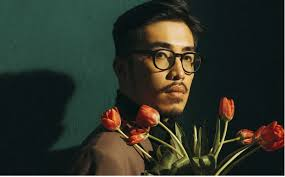
#> input picture data_augument_yolo/data/vu.jpeg, 285 x 177 px
$ python -i data_augumentation.py   (imports and definitions only)
#> lines starting #> are read from the running program, lines starting #| are printed output that depends on the picture; after the words box and inside, x2 and y2 are one past the last pixel; in counts of white or black regions, pixels touching at a corner belong together
import cv2
import numpy as np

class SampleImgTransformer:
    def __init__(self, image: np.ndarray, bg_color: tuple = (255, 255, 255), bg_thresh: int = 200):
        """
        Initializes the SampleImgTransformer class.

        Args:
            image (np.ndarray): Input image to be transformed.
            bg_color (tuple): Background color used for masking and padding, default is white (255, 255, 255).
            bg_thresh (int): Threshold for background color range in mask creation.
        """
        self.original_image = image
        self.bg_color = bg_color
        self.bg_thresh = bg_thresh
        self.mask_image = self._create_mask(image)
        self.modified_image = self._add_padding(image)

    def _add_padding(self, image: np.ndarray, padding: int = 10) -> np.ndarray:
        """
        Adds padding around the image.

        Args:
            image (np.ndarray): Image to add padding to.
            padding (int): Amount of padding to add on each side.

        Returns:
            np.ndarray: Image with added padding.
        """
        return cv2.copyMakeBorder(image, padding, padding, padding, padding, cv2.BORDER_CONSTANT, value=self.bg_color)

    def _create_mask(self, image: np.ndarray) -> np.ndarray:
        """
        Creates a binary mask for areas in the image matching a specific color range.

        Args:
            image (np.ndarray): Input image.

        Returns:
            np.ndarray: Binary mask highlighting areas in the specified color range.
        """
        mask = cv2.inRange(image, np.array(self.bg_color) - self.bg_thresh, np.array(self.bg_color) + self.bg_thresh)
        return mask

    # [105 lines left out: functions add_noise, apply_rotation, adjust_brightness, perspective_transform, apply_scaling, flip_image and 3 more, not called in this run]

    def apply_transformations(self, noise_type: str = None, rotation_angle: float = 0, brightness_scale: float = 1.0, perspective_angle: float = 0) -> None:
        """
        Applies a series of transformations to the image and displays the modified image after each transformation.

        Args:
            noise_type (str): Type of noise to add ('gaussian' or 'salt_pepper').
            rotation_angle (float): Angle for rotatdion.
            brightness_scale (float): Scaling factor for brightness.
            perspective_angle (float): Maximum angle for perspective transformation.
        """
        if noise_type:
            self.add_noise(noise_type=noise_type)
            self.show_image(action="add_noise", image=self.modified_image)

        if rotation_angle:
            self.apply_rotation(rotation_angle)
            self.show_image(action="rotate", image=self.modified_image)

        if brightness_scale != 1.0:
            self.adjust_brightness(brightness_scale)
            self.show_image(action="adjust_brightness", image=self.modified_image)

        if perspective_angle:
            self.perspective_transform(perspective_angle)
            self.show_image(action="perspdective_transform", image=self.modified_image)

    # [5 lines left out: function reset_image, not called in this run]

>>> import cv2
>>> picture = cv2.imread('data/vu.jpeg')
#> picture is the input picture: shape (177, 285, 3); mean B, G, R 41.4, 51.3, 46.5
>>> result = SampleImgTransformer(picture).apply_transformations()
#> in _create_mask, `mask = cv2.inRange(image, np.array(self.bg_color) - self.bg_thresh, np..`:
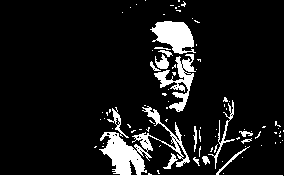
#> mask: shape (177, 285); 11% white; 86 white regions (71 under 20 px), largest, box (x1, y1, x2, y2) and area: (0, 0, 285, 177) 2627, (150, 21, 196, 54) 928, (154, 54, 196, 112) 817
#> in _add_padding, `return cv2.copyMakeBorder(image, padding, padding, padding, padding, c..`:
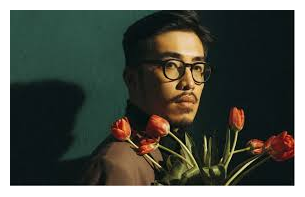
#> returned value: shape (197, 305, 3); mean of channels 0, 1, 2 75.7, 84, 79.9; drawn as B, G, R
